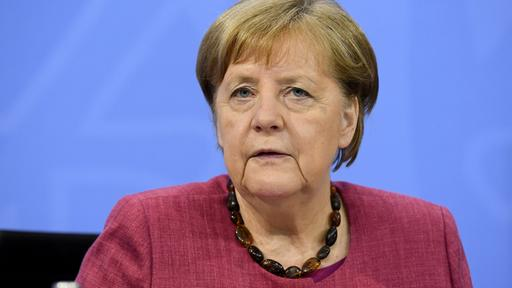
#> input picture FaceRecognition/testImages/merkel.jpg, 512 x 288 px; its folder holds only this picture in this run
$ python -i cv2RecogClass.py   (imports and definitions only)
#> lines starting #> are read from the running program, lines starting #| are printed output that depends on the picture
#> further down, picture is the input picture: shape (288, 512, 3); mean B, G, R 168, 120.1, 128.4
'''
Detect and authorize faces in given images using opencv.

Detection is done by fast cascade filters by default. Can be changed to more accurate DNN Models
Authorization is done by comparing the given username with who the trained model recognized on the picture.
The model needs to be trained to recognize the correct labels/usernames, this can be done by adding newly registered faces with the train functions

Note: Expects images to be read using cv.imread. greyscale conversion is done automatically


---------------------------
useful functions to import
---------------------------

- authorize_faces(user_id, images, min_match_ratio=0.8, max_distance=60) -> (bool, np.ndarray)
    checks if the person on the images is considered a match to the username in atleast {min_match_ratio} percent of cases
    also returns np.ndarray with the distances of each picture from the trained person
    min_match_ratio means how many of the images have to be a correct match for the user to be authorized
    Distance is (euclidean?) in multidimensional space of face encodings - the greater the distance (further away) the less similar the faces and distance=0 is perfect match; not percentage

- detect_face(image, mode="crop") -> image
    finds the position of faces in the image and returns a image which
        - (mode="draw") has red rectangles around the faces
        - (mode="crop") is cropped the picture around the first face it found

- train_add_faces(user_id, images, save_model=True)) -> None
    trains the model that all the faces in [images] are the user with id user_id
    save_model = if the trained face recognition model should be written to file after training


'''

import cv2
import numpy as np
import os.path

class cv2Recog:

    def __init__(self):
        # _______ globals _______
        self.detector = self.init_detector()
        self.recognizer_path = os.path.join(os.path.dirname(__file__),"models", "recognizer.yml")
        self.recognizer = self.init_rec()

    # ________ setup of the models ________
    # detector is the model to find the postition of faces in images; currently uses cascade. this is not trained and can hence always use standard detector
    def init_detector(self):
        det = cv2.CascadeClassifier(cv2.data.haarcascades +'haarcascade_frontalface_default.xml')
        return det


    #recognizer is the model trained on known faces, to recognize who is in a picture. this needs to be trained so loading a previous version may be necessary
    def init_rec(self):
        rec = cv2.face.LBPHFaceRecognizer_create(radius=4, neighbors=12)
        if os.path.exists(self.recognizer_path):
            rec.read(self.recognizer_path)

        return rec


    # ______ funcition defintions _______
    def img_pre(self, img):
        new_img = img
        #possible reformating, depending on given image
        '''try:
            new_img = np.array(new_img.convert("L"), "uint8")
        except:
            if type(new_img) != np.ndarray:
                if isinstance(new_img, Image.Image):  #PIL Image
                    new_img.convert("L") #converting to greyscale just in case
                    new_img = np.array(new_img, "uint8") #convert PIL to numpy array
                else:
                    raise TypeError(f"The given image has to be a numpy array or a PIL Image. Given Type was {type(img)}")'''

        #greyscale
        if len(new_img.shape) >= 3 and new_img.shape[2] == 3: #if it still has 3 color channels
            new_img = cv2.cvtColor(new_img, cv2.COLOR_BGR2GRAY)
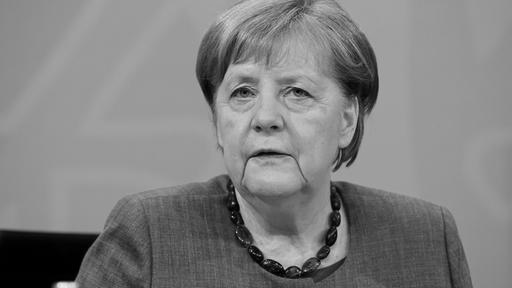
#> new_img: shape (288, 512); min 0, max 238, mean 128.1

        return  new_img


    def save_rec(self):
        self.recognizer.write(self.recognizer_path)


    def detect_face(self, image, mode="crop", fix_res=True):
        if self.detector == None:
            self.detector = self.init_detector()

        img = self.img_pre(image)

        positions = self.detector.detectMultiScale(img, 1.3, 5)
#> positions = [[199, 39, 139, 139]]
        final_img = img
        if mode == "crop" and len(positions) != 0:
            (x,y,w,h) = positions[0] #only first face in crop mode
#> x = 199; y = 39; w = 139; h = 139
            final_img = final_img[y:y+h, x:x+w]
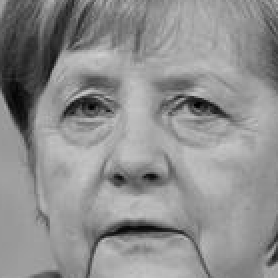
#> final_img: shape (139, 139) (shown 2 times larger); min 1, max 209, mean 142.4

            #downscale image resolution
            #this is after face detection, to maximize chance of finding a face in the image
            if fix_res:
                height = 150 #fixed height
                scale = height / float(final_img.shape[0])
#> scale = 1.08
                width = int(final_img.shape[1] * scale)
#> width = 150
                dim = (width, height)
#> dim = (150, 150)
                final_img = cv2.resize(final_img, dim, interpolation = cv2.INTER_AREA)
#> final_img: shape (150, 150)


        elif mode == "draw":
            for (x,y,w,h) in positions: #mark all faces in draw mode
                cv2.rectangle(final_img, (x,y), (x+y, y+h), (0,0,255), 2)


        #debug
        #cv2.imshow("", final_img)
        #cv2.waitKey(0)

        return final_img


    #def authorize_faces(self, user_id: int, images: list, min_match_ratio=0.70, max_distance=175, crop_to_face=True) -> bool:
    # [82 lines left out: functions authorize_faces, train_add_faces, dist_between_two_pics, not called in this run]


    # reset_model()

>>> import cv2
>>> picture = cv2.imread('../testImages/merkel.jpg')
>>> result = cv2Recog().detect_face(picture)

$ run again, on FaceRecognition/testImages/ronaldo.jpg
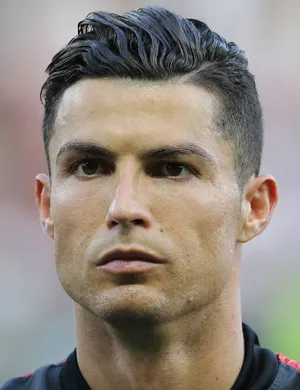
#> input picture FaceRecognition/testImages/ronaldo.jpg, 300 x 390 px
#> picture is the input picture: shape (390, 300, 3); mean B, G, R 126.3, 135.5, 144.9
#> in img_pre, `new_img = cv2.cvtColor(new_img, cv2.COLOR_BGR2GRAY)`:
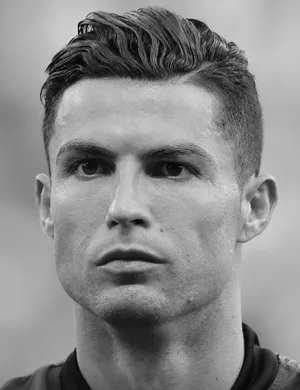
#> new_img: shape (390, 300); min 0, max 234, mean 137.3
#> positions = [[15, 77, 237, 237]]
#> x = 15; y = 77; w = 237
#> in detect_face, `final_img = final_img[y:y+h, x:x+w]`:
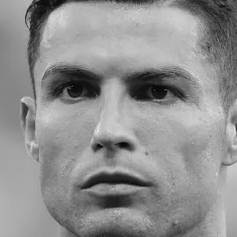
#> final_img: shape (237, 237); min 1, max 234, mean 143.4
